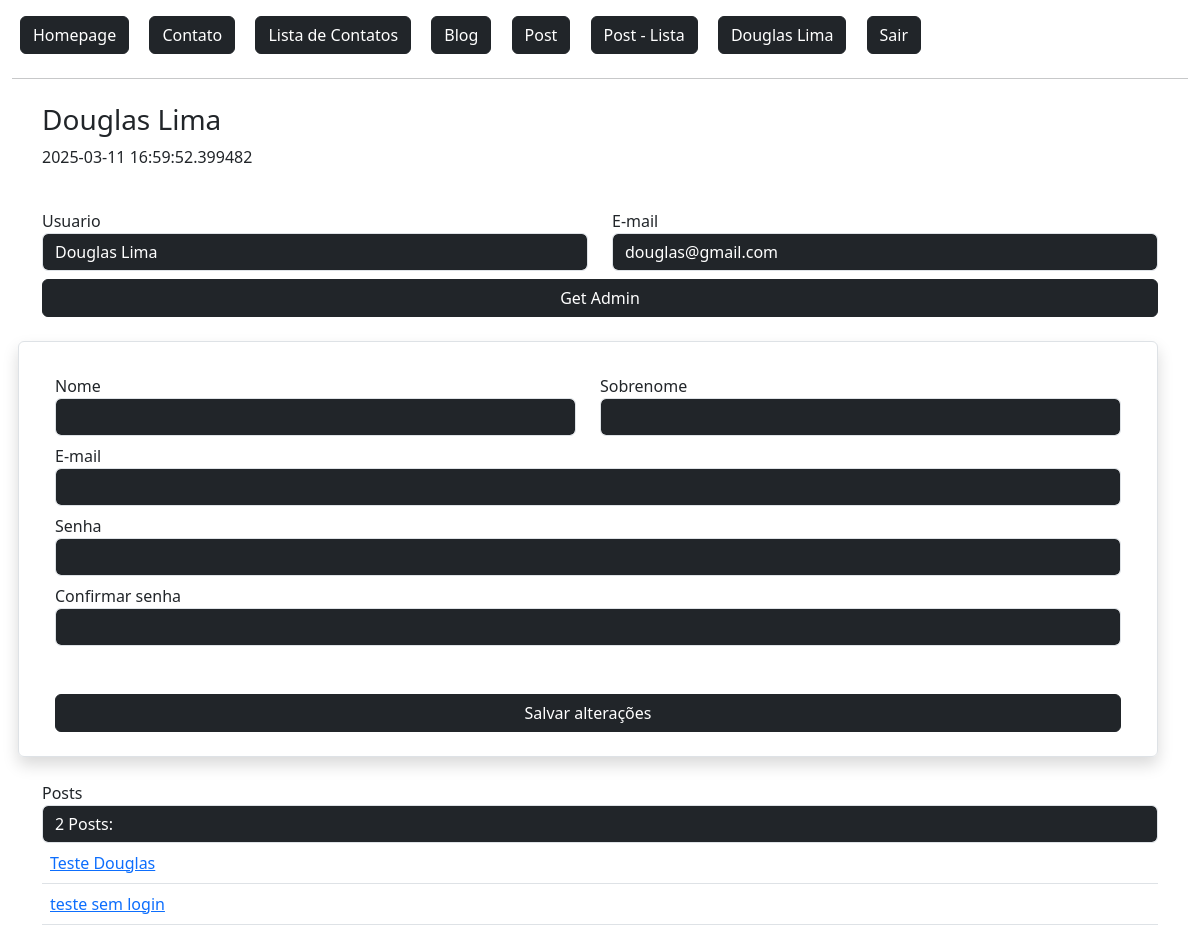
The app's page /dashboard/ (signed in), older data.
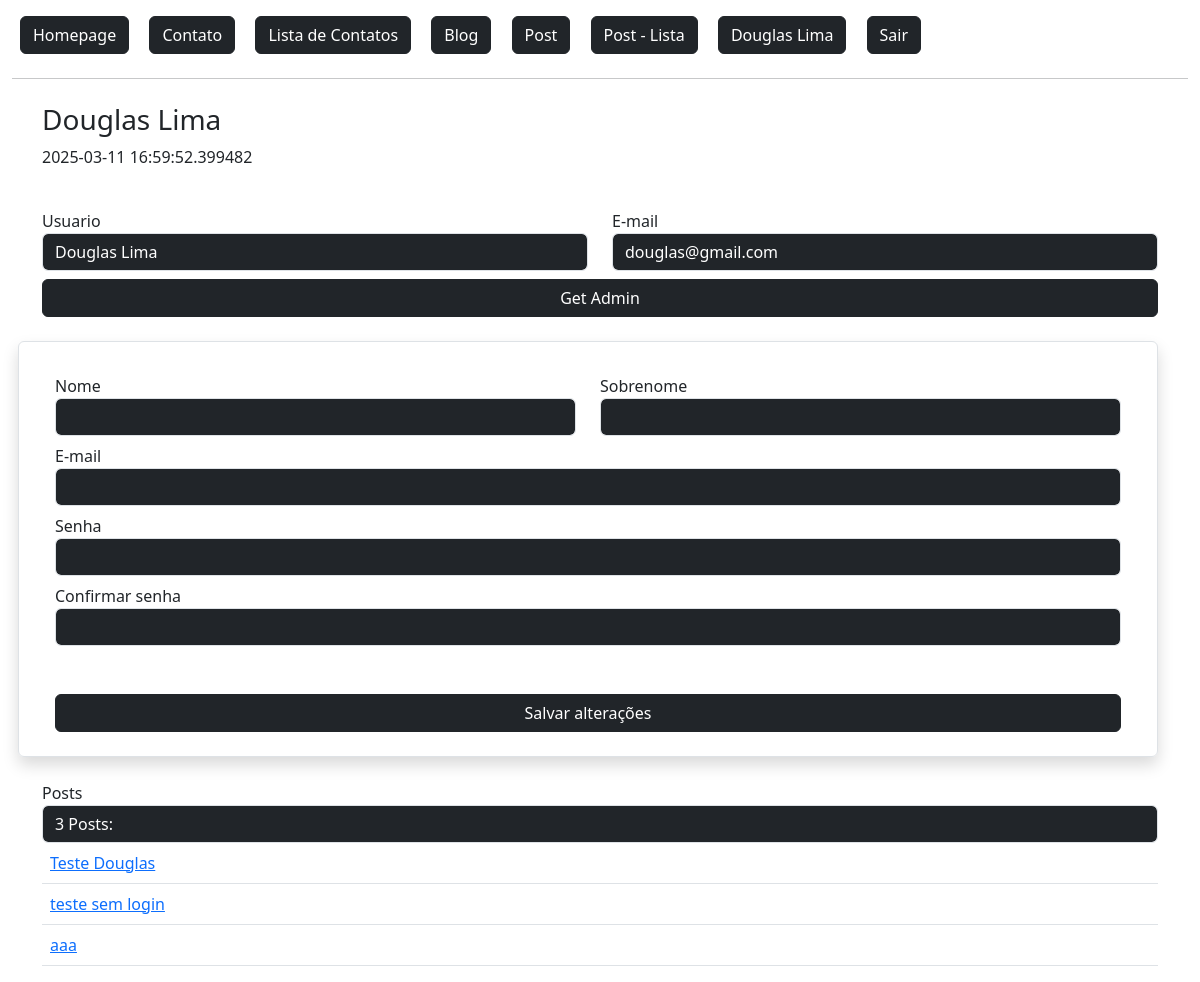
The same page, newer data.
### flaskLearn/models.py (models this page shows, shortened)
class Post(db.Model):
    id = db.Column(db.Integer, primary_key=True)
    data_criacao = db.Column(db.DateTime, default=datetime.now())
    titulo = db.Column(db.String, nullable=True)
    mensagem = db.Column(db.String, nullable=True)
    user_id = db.Column(db.Integer, db.ForeignKey('user.id'), nullable=True) #Tabela que referencia a tabela usuário
    comentarios = db.relationship('PostComentarios', backref='post', lazy=True) #É a tabela referenciada. (um usuario pode ter varios posts)

### flaskLearn/routes.py (the view)
@app.route('/dashboard/', methods=['GET', 'POST'])
@login_required                 # Exige login do usuário.
def dashboard():
    lenPosts = len(current_user.posts)
    obj = User.query.get(current_user.id)
    form = AlterUserForm()
    admform = AdminForm()
    context = {
        'lenPosts': lenPosts
    }
    if form.validate_on_submit():
        form.save()
        return redirect(url_for('dashboard'))
    if admform.validate_on_submit():
        admform.save()
        return redirect(url_for('dashboard'))
    return render_template('login/dashboard.html', obj=obj, context=context, form=form, admform=admform)

### flaskLearn/forms.py (shortened to what this page needs)
class AlterUserForm(FlaskForm):
    nome = StringField('Nome')
    sobrenome = StringField('Sobrenome')
    email = StringField('E-mail', validators=[Email()])
    senha = PasswordField('Senha')
    confirmacao_senha = PasswordField('Confirmar senha', validators=[EqualTo('senha')])
    btnSubmit = SubmitField('Salvar alterações')

class AdminForm(FlaskForm):
    btnSubmit = SubmitField('Get Admin')

### flaskLearn/models.py (called while the page is built)
@login_manager.user_loader # Retorna sessao do usuario no controle de login
def load_user(user_id):
    return User.query.get(user_id)

### flaskLearn/templates/login/dashboard.html (shortened to what this page needs)
{% extends 'baseTemplate/base.html' %}
{% block content %}
{% include 'baseTemplate/nav.html' %}
<div class="container mt-4">
    <div class="row">
        <h3>{{ obj.nome }} {{ obj.sobrenome }}</h3>
        <p>{{ obj.data_cadastro }}</p>
        <div class="col-md-6 mt-4">
            Usuario
            <input type="text" value="{{ obj.nome }} {{ obj.sobrenome }}" class="form-control bg-dark text-white" readonly>
        </div>
        <div class="col-md-6 mt-4">
            E-mail
            <input type="text" value="{{ obj.email }}" class="form-control bg-dark text-white" readonly>
        </div>
        <form action="" method="post">
            {{ admform.btnSubmit(class="btn btn-dark mt-2 col-12") }}
        </form>
        <form action="" method="post" class="row mt-4 p-4 rounded border shadow">
            <div class="col-md-6 mt-2">
                {{ form.nome.label() }}
                {{ form.nome(class="form-control col-6 bg-dark text-white") }}
            </div>
            <div class="col-md-6 mt-2">
                {{ form.sobrenome.label() }}
                {{ form.sobrenome(class="form-control col-6 bg-dark text-white")}}
            </div>
            <div class="col-12 mt-2">
                {{ form.email.label() }}
                {{ form.email(class="form-control col-12 bg-dark text-white")}}
            </div>
            <div class="col-12 mt-2">
                {{ form.senha.label() }}
                {{ form.senha(class="form-control col-12 bg-dark text-white")}}
            </div>
            <div class="col-12 mt-2">
                {{ form.confirmacao_senha.label() }}
                {{ form.confirmacao_senha(class="form-control col-12 bg-dark text-white")}}
            </div>
            <div class="col-12 mt-4">
                {{ form.btnSubmit(class="btn btn-dark mt-4 col-12")}}
            </div>
        </form>
        <div class="col-12 mt-4">
            Posts
            <input type="text" value="{{ context.lenPosts }} Posts:" class="form-control bg-dark text-white" readonly></input>
            <table class="table">
                <tbody>
                    {% for post in range(context.lenPosts) %}<a href="{{ url_for('postDetail', id=post) }}">
                        <tr>
                            <td>
                                <a href="{{ url_for('postDetail', id=post+1) }}">
                                    {{ current_user.posts[post].titulo }}
                                </a>
                            </td>
                        </tr>
                    {% endfor %}
                </tbody>
            </table>
        </div>
    </div>
</div>
{% endblock %}

Row changes from the older to the newer data that the page shows:
added Post: titulo "aaa"
Text that changed along with them:
form field lenPosts: "2 Posts:" → "3 Posts:"
